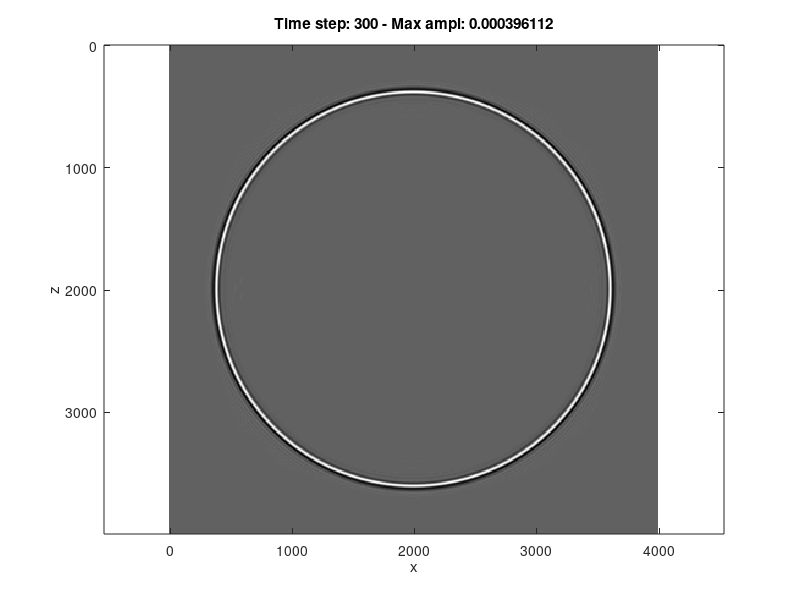

Recreate this plot in MATLAB.
%%%%%%%%%%%%%%%%%%%%%%%%%%%%%%%%%%%%%%%%%%%%%%%%%%%%%%%%%%%%%%%%%%%%%%%%%%%
%%%%%%%%% authors Liang wenquan, Wang Yanfei,Yang changchun %%%%%%%%%%%%%
% Elapsed time is 20.682348 seconds.

clear
clc %%%%%%%
close all
nt=350;    % number of time steps
eps=.6;     % stability
isnap=60;    % snapshot sampling

nx=400;
nz=400;

v=ones(nz,nx)*2800;
v(1:nz/2,:)=2800;

p=zeros([nz nx]); pboundarynew=p;pdan=p;
dx=10;  %calculate space increment
h=dx;
x=(0:(nx-1))*dx;
z=(0:(nz-1))*dx;  % initialize space coordinates
dt=0.002; % calculate time step from stability criterion
tau=dt;
r2=v.*v.*dt*dt/dx/dx;

f0=160;
t=(1:nt)*dt;
t0=4/f0;                       % initialize time axis
src=10^6*exp(-f0^2*(t-t0).*(t-t0));              % source time function
src=-diff((src))/dx^2;				% time derivative to obtain gaussian


seis_record=zeros(nt,nx);
p=zeros([nz nx]); pnew=p; pold=p;
d2px=p;
d2pz=p;

% Source location
zs=nz/2;
xs=nx/2;

h=dx;
r=v*dt/h;

for loop=1:1
    tic
    
    p=zeros([nz nx]); Vx=p; Vz=p;
    
    coeff=[ 1.30702, -0.190543, 0.0600751, -0.0227977, 0.00783335, -0.00237226, 0.000495967, 0.036509];
    for it=1:nt-2,
        
        d2px11=Vx-circshift(Vx,[0 1]);
        d2px12=(circshift(Vx,[0 -1])-circshift(Vx,[0 2]));
        d2px13=(circshift(Vx,[0 -2])-circshift(Vx,[0 3]));
        d2px14=(circshift(Vx,[0 -3])-circshift(Vx,[0 4]));
        d2px15=(circshift(Vx,[0 -4])-circshift(Vx,[0 5]));
        d2px16=(circshift(Vx,[0 -5])-circshift(Vx,[0 6]));
        d2px17=(circshift(Vx,[0 -6])-circshift(Vx,[0 7]));
        
        %two point in Vz, six point in staggered grid FD
        addPoint=(circshift(Vx,[-1 0])-circshift(Vx,[-1 1]));
        addPoint=addPoint+(circshift(Vx,[1 0])-circshift(Vx,[1 1]));
        
        d2pz11=Vz-circshift(Vz,[1 0]);
        d2pz12=(circshift(Vz,[-1 0])-circshift(Vz,[2 0]));
        d2pz13=(circshift(Vz,[-2 0])-circshift(Vz,[3 0]));
        d2pz14=(circshift(Vz,[-3 0])-circshift(Vz,[4 0]));
        d2pz15=(circshift(Vz,[-4 0])-circshift(Vz,[5 0]));
        d2pz16=(circshift(Vz,[-5 0])-circshift(Vz,[6 0]));
        d2pz17=(circshift(Vz,[-6 0])-circshift(Vz,[7 0]));
        
        addPoint=addPoint+(circshift(Vz,[0 -1])-circshift(Vz,[1 -1]));
        addPoint=addPoint+(circshift(Vz,[0 1]) -circshift(Vz,[1 1]));
        
        d2px=coeff(1)*d2px11+coeff(2)*d2px12+coeff(3)*d2px13+coeff(4)*d2px14+coeff(5)*d2px15+coeff(6)*d2px16...
            +coeff(7)*d2px17;
        d2pz=coeff(1)*d2pz11+coeff(2)*d2pz12+coeff(3)*d2pz13+coeff(4)*d2pz14+coeff(5)*d2pz15+coeff(6)*d2pz16...
            +coeff(7)*d2pz17;
        
        p=p-dt*v.^2.*(d2px+d2pz+coeff(end)*addPoint)/h;
        p(zs,xs)= p(zs,xs)+src(it)*dt^2;
        
        
        d2px1=(circshift(p,[0 -1])-circshift(p,[0 0]));
        %         d2pz2=(circshift(p,[0 -2])-circshift(p,[0 1]));
        %         d2pz3=(circshift(p,[0 -3])-circshift(p,[0 2]));
        %         d2pz4=(circshift(p,[0 -4])-circshift(p,[0 3]));
        %         d2pz5=(circshift(p,[0 -5])-circshift(p,[0 4]));
        %         d2pz6=(circshift(p,[0 -6])-circshift(p,[0 5]));
        %         d2pz7=(circshift(p,[0 -7])-circshift(p,[0 6]));
        
        
        
        d2pz1=(circshift(p,[-1])-circshift(p,[0]));
        %         d2px2=(circshift(p,[-2])-circshift(p,[1]));
        %         d2px3=(circshift(p,[-3])-circshift(p,[2]));
        %         d2px4=(circshift(p,[-4])-circshift(p,[3]));
        %         d2px5=(circshift(p,[-5])-circshift(p,[4]));
        %         d2px6=(circshift(p,[-6])-circshift(p,[5]));
        %         d2px7=(circshift(p,[-7])-circshift(p,[6]));
        %            d2px=coeff(1)*d2px1+coeff(2)*d2px2+coeff(3)*d2px3+coeff(4)*d2px4+coeff(5)*d2px5+coeff(6)*d2px6...
        %             +coeff(7)*d2px7;
        %         d2pz=coeff(1)*d2pz1+coeff(2)*d2pz2+coeff(3)*d2pz3+coeff(4)*d2pz4+coeff(5)*d2pz5+coeff(6)*d2pz6...
        %             +coeff(7)*d2pz7;
        
        
        Vx=Vx-dt*d2px1/h;
        Vz=Vz-dt*d2pz1/h;
        
%         [Vx,Vz]=spongeABC(Vx,Vz,nx,nz,45,45,0.009);
        if rem(it,isnap)== 0,
            imagesc(x,z,p), axis equal
            colormap gray
            xlabel('x'),ylabel('z')
            title(sprintf(' Time step: %i - Max ampl: %g ',it,max(max(p))))
            drawnow
        end
        
        a(it)=p(nz/2-13,nx/2);
        b(it)=p(nz/2+13,nx/2);
        
        seis_record(it,:)=p(60,:);
        if it==500
            pp1=p;
        elseif it==1000
            pp2=p;
        elseif it==1500
            pp3=p;
        elseif it==2000
            pp4=p;
        elseif it==2500
            pp5=p;
        end
        
    end
    
end
toc


save('figure3b.mat')